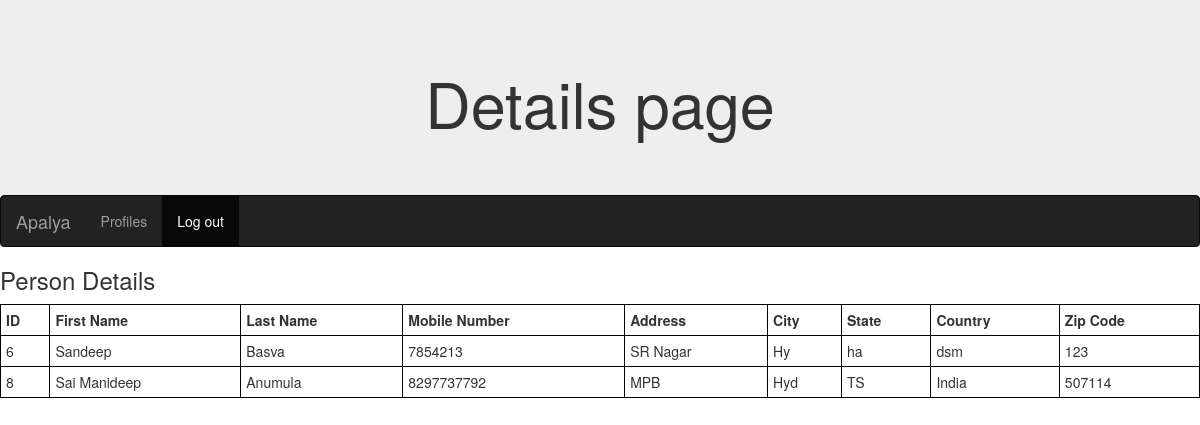
The page /myapp/getdetails/ on the database its author committed.
### myapp/models.py (models this page shows, shortened)
class Person(models.Model):
    firstname=models.CharField(max_length=30)
    lastname=models.CharField(max_length=30)
    address=models.CharField(max_length=50)
    mobile_num=models.IntegerField()
    city=models.CharField(max_length=30)
    state=models.CharField(max_length=30)
    country=models.CharField(max_length=30)
    zipcode=models.IntegerField()

### myapp/views.py (the view)
def getdetails(request):
    p = Person.objects.all()
    return render(request,"myapp/getdetails.html",{'p':p})

### myapp/templates/myapp/getdetails.html (shortened to what this page needs)
<!DOCTYPE html>
<html lang="en">
<head>
  <link rel="stylesheet" href="https://maxcdn.bootstrapcdn.com/bootstrap/3.3.7/css/bootstrap.min.css">
</head>
<body>
<div class="jumbotron text-center" style="margin-bottom:0">
  <h1>Details page </h1>
</div>
<nav class="navbar navbar-inverse">
  <div class="container-fluid">
    <div class="navbar-header">
      <a class="navbar-brand" href="#">Apalya</a>
    </div>
    <div class="collapse navbar-collapse" id="myNavbar">
      <ul class="nav navbar-nav">
                <li><a href="/myapp/profiles/">Profiles</a></li>
        <li class="active"><a href="/myapp/logout/">Log out</a></li>
          </ul>
    </div>
  </div>
</nav>
<h3>Person Details</h3>
<table style="width:100%">
    <tr>
        <th>ID</th>
        <th>First Name</th>
        <th>Last Name</th>
        <th>Mobile Number</th>
        <th>Address</th>
        <th>City</th>
        <th>State</th>
        <th>Country</th>
        <th>Zip Code</th>
    </tr>
    {% for p in p%}
    <tr>
        <td>{{p.id}}</td>
        <td>{{p.firstname}}</td>
        <td>{{p.lastname}} </td>
        <td>{{p.mobile_num}}</td>
        <td>{{p.address}}</td>
        <td>{{p.city}}</td>
        <td>{{p.state}} </td>
        <td>{{p.country}}</td>
        <td>{{p.zipcode}}</td>
    </tr>
    {% endfor %}
</table>
</body>
</html>

### myapp/templates/myapp/getdetails.html (style rules this page uses)
table, th, td { border: 1px solid black; }
th, td { padding: 5px; }

### rows shown on the page
Person: id "6", firstname "Sandeep", lastname "Basva", mobile_num "7854213", address "SR Nagar", city "Hy", state "ha", country "dsm", zipcode "123"
Person: id "8", firstname "Sai Manideep", lastname "Anumula", mobile_num "8297737792", address "MPB", city "Hyd", state "TS", country "India", zipcode "507114"
